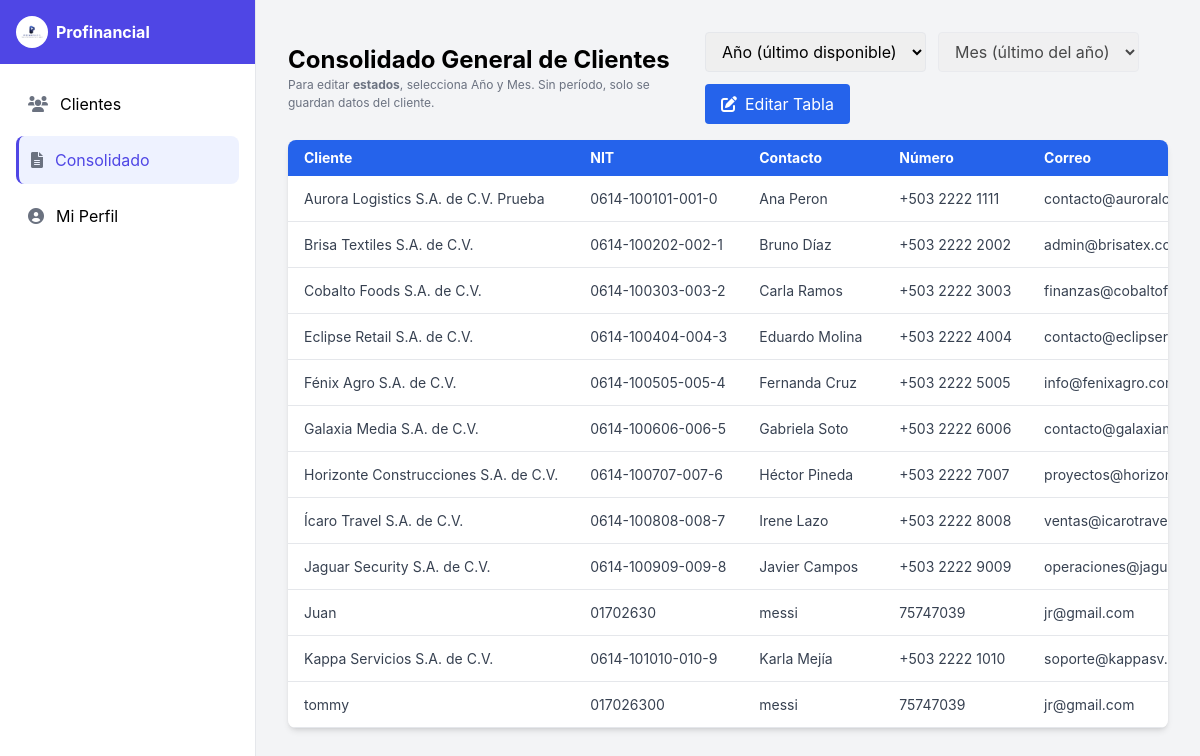
Page /cliente/consolidado.php on the earlier database version.
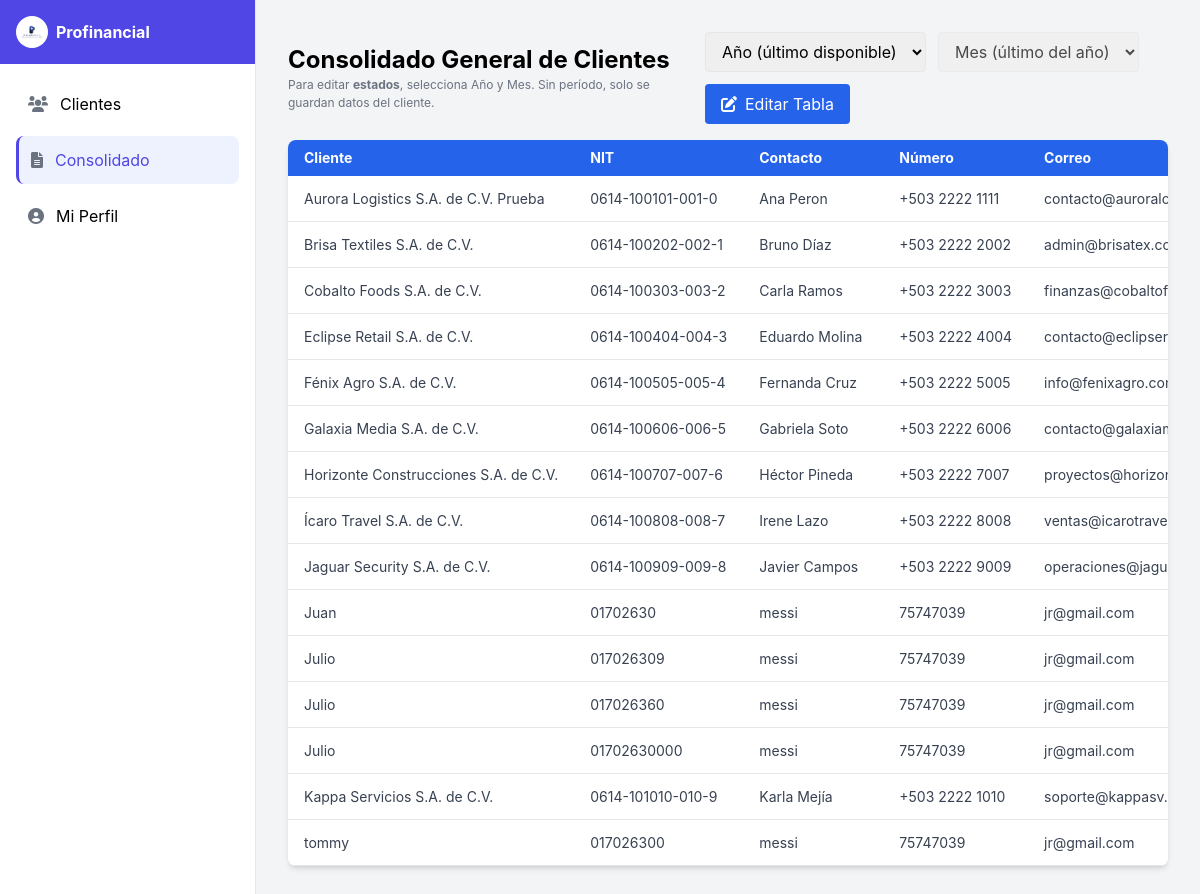
Same page on the later database version.
### tables this page shows
CREATE TABLE IF NOT EXISTS `clientes` (
  `id` bigint NOT NULL AUTO_INCREMENT,
  `nombre` varchar(160) NOT NULL,
  `nit` varchar(32) DEFAULT NULL,
  `nrc` varchar(32) DEFAULT NULL,
  `contacto` varchar(120) DEFAULT NULL,
  `telefono` varchar(40) DEFAULT NULL,
  `email` varchar(160) DEFAULT NULL,
  `clave_hacienda` varchar(64) DEFAULT NULL,
  `clave_planilla` varchar(64) DEFAULT NULL,
  `contador` varchar(120) DEFAULT NULL,
  `direccion` varchar(255) DEFAULT NULL,
  `activo` tinyint(1) NOT NULL DEFAULT '1',
  `creado_en` timestamp NOT NULL DEFAULT CURRENT_TIMESTAMP,
  `actualizado_en` timestamp NULL DEFAULT NULL ON UPDATE CURRENT_TIMESTAMP,
  `declaracion_iva` enum('documento pendiente','pendiente de procesar','en proceso','presentada','pagada') DEFAULT 'documento pendiente',
  `declaracion_pa` enum('documento pendiente','pendiente de procesar','en proceso','presentada','pagada') DEFAULT 'documento pendiente',
  `declaracion_planilla` enum('documento pendiente','pendiente de procesar','en proceso','presentada','pagada') DEFAULT 'documento pendiente',
  `declaracion_contabilidad` enum('pendiente de procesar','en proceso','presentada') DEFAULT 'pendiente de procesar',
  PRIMARY KEY (`id`),
  UNIQUE KEY `uk_clientes_ident` (`nit`,`nrc`),
  KEY `idx_clientes_nombre` (`nombre`),
  KEY `idx_declaracion_iva` (`declaracion_iva`),
  KEY `idx_declaracion_pa` (`declaracion_pa`),
  KEY `idx_declaracion_planilla` (`declaracion_planilla`),
  KEY `idx_declaracion_contabilidad` (`declaracion_contabilidad`)
);

### cliente/consolidado.php (the view, shortened to what this page needs)
<?php
$DB_HOST='localhost';
$DB_NAME='profinancial_crm';
$DB_USER='root';
$DB_PASS='';
function h($s){ return htmlspecialchars((string)$s, ENT_QUOTES, 'UTF-8'); }
$anio = isset($_GET['anio']) && $_GET['anio']!=='' ? (int)$_GET['anio'] : null;
try {
  $pdo = new PDO("mysql:host=$DB_HOST;dbname=$DB_NAME;charset=utf8mb4",$DB_USER,$DB_PASS,[PDO::ATTR_ERRMODE=>PDO::ERRMODE_EXCEPTION]);
  $sql = "
    SELECT
      id,
      nombre AS cliente_nombre,
      nit,
      contacto,
      telefono,
      email,
      contador,
      clave_hacienda,
      clave_planilla,
      declaracion_iva AS iva,
      declaracion_pa AS pa,
      declaracion_planilla AS planilla,
      declaracion_contabilidad AS conta
    FROM clientes
    WHERE activo = 1
    ORDER BY nombre ASC
  ";
  $st = $pdo->prepare($sql); $st->execute();
  $rows = $st->fetchAll(PDO::FETCH_ASSOC);
} catch(Throwable $e){
  http_response_code(500);
  echo '<!doctype html><meta charset="utf-8"><pre style="padding:16px;color:#b91c1c">Error: '.h($e->getMessage()).'</pre>'; exit;
}
?>
<!DOCTYPE html>
<html lang="es">
<head>
  <script src="https://cdn.tailwindcss.com"></script>
  <link href="https://cdnjs.cloudflare.com/ajax/libs/font-awesome/6.0.0-beta3/css/all.min.css" rel="stylesheet">
</head>
<body class="flex bg-gray-100">
  <div class="flex h-screen w-full">
    <div class="hidden md:flex flex-col w-64 bg-white border-r">
      <div class="flex items-center h-16 px-4 bg-indigo-600">
        <div class="flex items-center">
          <img src="../multimedia/Logo PROFINANCIAL.png" alt="Logo Profinancial" class="h-8 w-8 rounded-full bg-white p-1">
          <span class="ml-2 text-white font-bold">Profinancial</span>
        </div>
      </div>
      <nav class="flex-1 p-4">
        <div class="space-y-2">
          <a href="../cliente/index.php" class="sidebar-item flex items-center p-3 rounded-lg">
            <i class="fas fa-users mr-3 text-gray-500"></i> Clientes
          </a>
          <a href="../cliente/consolidado.php" class="sidebar-item flex items-center p-3 rounded-lg">
            <i class="fas fa-file-alt mr-3 text-gray-500"></i> Consolidado
          </a>
          <a href="../cliente/perfil_contador.html" class="sidebar-item flex items-center p-3 rounded-lg">
            <i class="fas fa-user-circle mr-3 text-gray-500"></i> Mi Perfil
          </a>
        </div>
      </nav>
    </div>
    <main class="flex-1 p-8 overflow-y-auto">
      <div class="flex md:flex-row md:items-center md:justify-between gap-4 mb-4">
        <div>
          <h2 class="text-2xl font-bold">Consolidado General de Clientes</h2>
          <p class="hint">Para editar <b>estados</b>, selecciona Año y Mes. Sin período, solo se guardan datos del cliente.</p>
        </div>
        <form id="filtros" class="flex flex-wrap items-center gap-3" method="get">
          <select name="anio" id="filtroAno" class="border rounded px-3 py-2">
            <option value="">Año (último disponible)</option>
          </select>
          <select name="mes" id="filtroMes" class="border rounded px-3 py-2" <?= $anio?'':'disabled'?>>
            <option value="">Mes (último del año)</option>
          </select>
          <button id="editarTabla" type="button" class="bg-blue-600 hover:bg-blue-700 text-white px-4 py-2 rounded flex items-center">
            <i class="fas fa-edit mr-2"></i><span>Editar Tabla</span>
          </button>
        </form>
      </div>
      <div class="overflow-x-auto bg-white rounded-lg shadow-md">
        <table class="min-w-max text-sm text-left text-gray-700">
          <thead class="bg-blue-600 text-white">
            <tr>
              <th class="px-4 py-2 min-w-[180px]">Cliente</th>
              <th class="px-4 py-2 min-w-[120px]">NIT</th>
              <th class="px-4 py-2 min-w-[140px]">Contacto</th>
              <th class="px-4 py-2 min-w-[120px]">Número</th>
              <th class="px-4 py-2 min-w-[200px]">Correo</th>
            </tr>
          </thead>
          <tbody id="tablaClientes">
          <?php if ($rows): foreach ($rows as $r):
          ?>
            <tr class="border-b" data-id="<?=h($r['id'])?>">
              <td class="px-4 py-2 whitespace-nowrap" contenteditable="false"><?=h($r['cliente_nombre'])?></td>
              <td class="px-4 py-2 whitespace-nowrap" contenteditable="false"><?=h($r['nit'])?></td>
              <td class="px-4 py-2 whitespace-nowrap" contenteditable="false"><?=h($r['contacto'])?></td>
              <td class="px-4 py-2 whitespace-nowrap" contenteditable="false"><?=h($r['telefono'])?></td>
              <td class="px-4 py-2 whitespace-nowrap" contenteditable="false"><?=h($r['email'])?></td>
            </tr>
          <?php endforeach; else: ?>
            <tr><td colspan="13" class="px-4 py-6 text-center text-gray-500">Sin datos para el filtro seleccionado.</td></tr>
          <?php endif; ?>
          </tbody>
        </table>
      </div>
    </main>
  </div>
</body>
</html>

### cliente/consolidado.php (style rules this page uses)
body { font-family:'Inter',sans-serif }
.sidebar-item.active { background:#eef2ff;color:#4f46e5;border-left:3px solid #4f46e5 }
.hint { font-size:.75rem;color:#6b7280 }

Differences in the rows shown:
added clientes: nombre "Julio", nit "017026309", contacto "messi", telefono "75747039", email "jr@gmail.com"
added clientes: nombre "Julio", nit "017026360", contacto "messi", telefono "75747039", email "jr@gmail.com"
added clientes: nombre "Julio", nit "01702630000", contacto "messi", telefono "75747039", email "jr@gmail.com"
